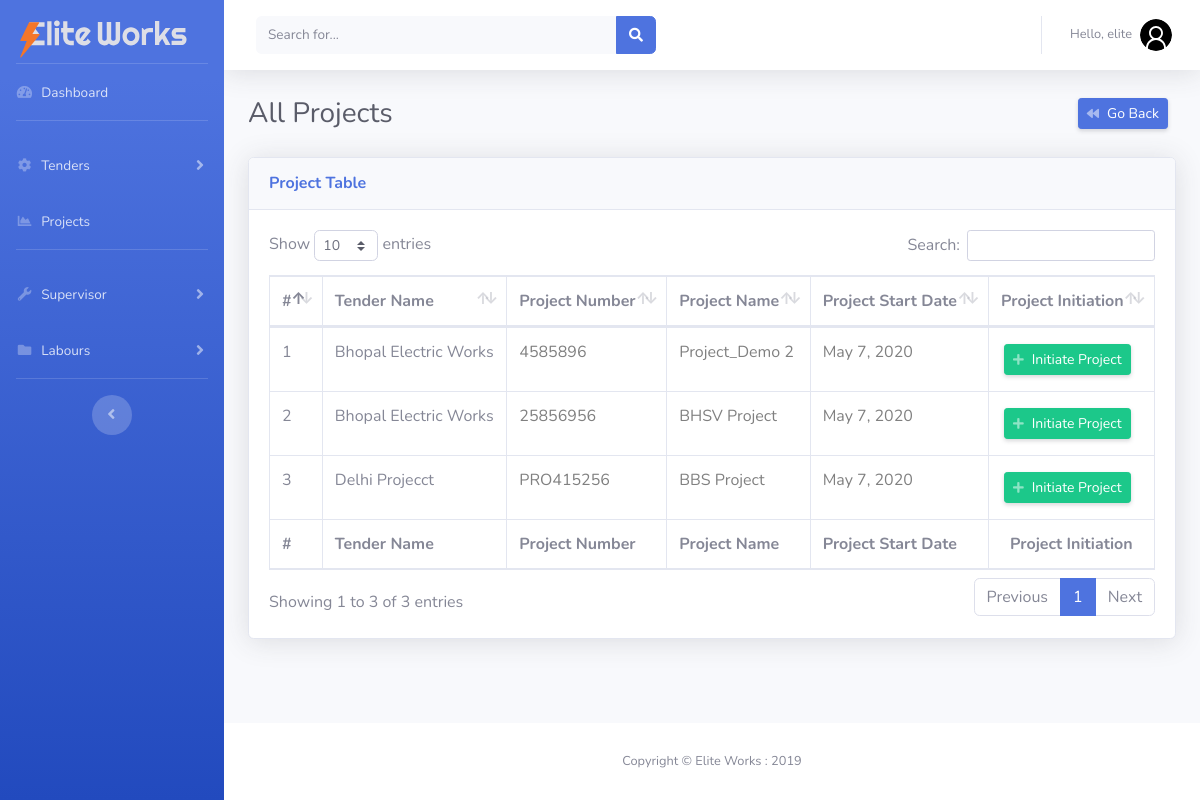
Page /projects/ (signed in) on the committed database.
### project/models.py (models this page shows, shortened)
class Projects(models.Model):
    tender = models.ForeignKey(Tender, on_delete=models.CASCADE)
    superviser = models.ForeignKey(
        on_delete=models.CASCADE, to='manpower.SuperVisors', null=True)
    project_number = models.CharField(
        'Project Number', max_length=200, blank=False, null=True)
    project_name = models.CharField(
        'Project Name', max_length=200, blank=False, null=True)
    project_start_date = models.DateField(
        'Project Start Date', default=timezone.now)
    class Meta:
        verbose_name = 'Project'
        verbose_name_plural = 'Project'

class Tender(models.Model):
    Yes = 'Yes'
    No = 'No'
    status = [(Yes, 'Yes'), (No, 'No')]
    uuid_no = models.UUIDField(default=uuid.uuid4, editable=False, unique=True)
    date_created = models.DateTimeField(
        'Creation Date', auto_now_add=True, null=True)
    tender_number = models.CharField('Tender Number / ID', max_length=500)
    tender_name = models.CharField('Tender Name', max_length=500)
    tender_description = models.TextField('Tender Description')
    tender_submission_date = models.DateField(
        'Tender Submission Date', default=timezone.now)
    tender_purchase_reciept = models.FileField('Tender Purchase Reciept')
    tender_confirmation_reciept = models.FileField(
        'Tender Confirmation Reciept')
    physical_submission_date = models.DateField(
        'Physical Submission Date', default=timezone.now)
    tech_bid_opening_date = models.DateField(
        'Technical Bid Opening Date', default=timezone.now)
    bid_status = models.CharField(
        'Bid Status', max_length=10, choices=status, default=No)
    bid_price_opening_date = models.DateField(
        'Bid price opening date', blank=True, default=timezone.now)
    prize_bid = models.CharField('Bid Price', max_length=50)

### manpower/views.py (the view)
# urls.py: path('projects/', views.projects, name='projects'),
@login_required
def projects(request):
    all_projects = Projects.objects.all()
    context = {'all_projects': all_projects}
    return render(request, 'manpower/projects.html', context)

### manpower/templates/manpower/projects.html (shortened to what this page needs)
{% extends 'manpower/base.html' %}
{% load static %}
{% block content %}
<div class="container-fluid">
    <div class="d-sm-flex align-items-center justify-content-between mb-4">
        <h1 class="h3 mb-0 text-gray-800">All Projects</h1>
        <a href="" onclick="history.go(-1)"
            class="d-xs-block my-1 mr-2 px-2 d-sm-inline-block btn btn-sm btn-primary shadow-sm"><i
                class="fas fa-backward fa-sm text-white-50 pr-2"></i>Go Back</a>
    </div>
    <div class="card shadow mb-4">
        <div class="card-header py-3">
            <h6 class="m-0 font-weight-bold text-primary">Project Table</h6>
        </div>
        <div class="card-body">
            <div class="table-responsive">
                <table class="table table-bordered" id="dataTable" width="100%" cellspacing="0">
                    <thead>
                        <tr>
                            <th>#</th>
                            <th>Tender Name</th>
                            <th>Project Number</th>
                            <th>Project Name</th>
                            <th>Project Start Date</th>
                            <th class="text-center">Project Initiation</th>
                        </tr>
                    </thead>
                    <tfoot>
                        <tr>
                            <th>#</th>
                            <th>Tender Name</th>
                            <th>Project Number</th>
                            <th>Project Name</th>
                            <th>Project Start Date</th>
                            <th class="text-center">Project Initiation</th>
                        </tr>
                    </tfoot>
                    <tbody>
                        {% for ap in all_projects  %}
                        <tr>
                            <td>{{forloop.counter}}</td>
                            <td>{{ap.tender.tender_name}}</td>
                            <th>{{ap.project_number}}</th>
                            <th>{{ap.project_name}}</th>
                            <th>{{ap.project_start_date}}</th>
                            <th class="text-center"><a href="{% url 'project_details' ap.id %}"
                                    class="d-xs-block my-1 mr-2 px-2 d-sm-inline-block btn btn-sm btn-success shadow-sm"><i
                                        class="fas fa-plus fa-sm text-white-50 pr-2"></i>Initiate Project</a></th>
                        </tr>
                        {% endfor %}
                    </tbody>
                </table>
            </div>
        </div>
    </div>
</div>
{% endblock content %}

### manpower/templates/manpower/base.html (shortened to what this page needs)
{% load static %}
{% url 'dashboard' as dashboard %}
{% url 'tender' as tender %}
{% url 'suprervisor' as suprervisor %}
{% url 'labour' as labour %}
<!DOCTYPE html>
<html lang="en">
<head>
    <link href="{% static 'vendor/fontawesome-free/css/all.min.css' %}" rel="stylesheet" type="text/css">
    <link rel="stylesheet"
        href="https://cdn.jsdelivr.net/npm/bootstrap-select@1.13.14/dist/css/bootstrap-select.min.css">
    <link href="{% static 'css/sb-admin-2.min.css' %}" rel="stylesheet">
    <link href="{% static 'css/main.css' %}" rel="stylesheet">
    <link href="{% static 'vendor/datatables/dataTables.bootstrap4.min.css' %}" rel="stylesheet">
</head>
<body id="page-top">
    <div id="wrapper">
        <ul class="navbar-nav bg-gradient-primary sidebar sidebar-dark accordion" id="accordionSidebar">
            <div class="logo">
                <a class="navbar-brand" href="{% url 'dashboard' %}">
                    <img src="{% static 'img/elite_works_logo.svg' %}" alt="Elite Works Logo">
                </a>
            </div>
            <hr class="sidebar-divider my-0">
            <li class="nav-item {% if request.path == dashboard %} active {%endif%}">
                <a class="nav-link" href="{% url 'dashboard' %}">
                    <i class="fas fa-fw fa-tachometer-alt"></i>
                    <span>Dashboard</span></a>
            </li>
            <hr class="sidebar-divider">
            <li class="nav-item {% if request.path == tender %} active {%endif%}">
                <a class="nav-link collapsed" href="{% url 'tenders'  %}" data-toggle="collapse"
                    data-target="#collapseTwo" aria-expanded="true" aria-controls="collapseTwo">
                    <i class="fas fa-fw fa-cog"></i>
                    <span>Tenders</span>
                </a>
            </li>
            <li class="nav-item {% if request.path == project %} active {%endif%}">
                <a class="nav-link" href="{% url 'projects' %}">
                    <i class="fas fa-fw fa-chart-area"></i>
                    <span>Projects</span></a>
            </li>
            <hr class="sidebar-divider">
            <li class="nav-item {% if request.path == project %} active {%endif%}">
                <a class="nav-link collapsed" href="#" data-toggle="collapse" data-target="#collapseUtilities"
                    aria-expanded="true" aria-controls="collapseUtilities">
                    <i class="fas fa-fw fa-wrench"></i>
                    <span>Supervisor</span>
                </a>
            </li>
            <li class="nav-item {% if request.path == project %} active {%endif%}">
                <a class="nav-link collapsed" href="#" data-toggle="collapse" data-target="#collapsePages"
                    aria-expanded="true" aria-controls="collapsePages">
                    <i class="fas fa-fw fa-folder"></i>
                    <span>Labours</span>
                </a>
            </li>
            <hr class="sidebar-divider d-none d-md-block">
            <div class="text-center d-none d-md-inline">
                <button class="rounded-circle border-0" id="sidebarToggle"></button>
            </div>
        </ul>
        <div id="content-wrapper" class="d-flex flex-column">
            <div id="content">
                <nav class="navbar navbar-expand navbar-light bg-white topbar mb-4 static-top shadow">
                    <form
                        class="d-none d-sm-inline-block form-inline mr-auto ml-md-3 my-2 my-md-0 mw-100 navbar-search">
                        <div class="input-group">
                            <input type="text" class="form-control bg-light border-0 small" placeholder="Search for..."
                                aria-label="Search" aria-describedby="basic-addon2">
                            <div class="input-group-append">
                                <button class="btn btn-primary" type="button">
                                    <i class="fas fa-search fa-sm"></i>
                                </button>
                            </div>
                        </div>
                    </form>
                    <ul class="navbar-nav ml-auto">
                        <li class="nav-item dropdown no-arrow">
                            <a class="nav-link dropdown-toggle" href="#" id="userDropdown" role="button"
                                data-toggle="dropdown" aria-haspopup="true" aria-expanded="false">
                                <span class="mr-2 d-none d-lg-inline text-gray-600 small">Hello, {{request.user}}</span>
                                <img class="img-profile rounded-circle" src="{% static 'img/user_logo.svg' %}">
                            </a>
                        </li>
                    </ul>
                </nav>
                {% block content %}
                {% endblock content %}
            </div>
            <footer class="sticky-footer bg-white">
                <div class="container my-auto">
                    <div class="copyright text-center my-auto">
                        <span>Copyright &copy; Elite Works : 2019</span>
                    </div>
                </div>
            </footer>
        </div>
    </div>
</body>
</html>

### static/css/main.css (style rules this page uses)
.logo img { vertical-align: middle; border-style: none; width: 90%; padding-left: 20px; padding-top: 15px; }

### manpower/templates/manpower/projects.html (style rules this page uses)
tbody tr th { font-weight: 400 !important; color: grey !important; }

### rows in the picture
Projects: tender.tender_name "Bhopal Electric Works", project_number "4585896", project_name "Project_Demo 2", project_start_date "May 7, 2020"
Projects: tender.tender_name "Bhopal Electric Works", project_number "25856956", project_name "BHSV Project", project_start_date "May 7, 2020"
Projects: tender.tender_name "Delhi Projecct", project_number "PRO415256", project_name "BBS Project", project_start_date "May 7, 2020"

### other values in the picture
{{ request.user }} "elite"
